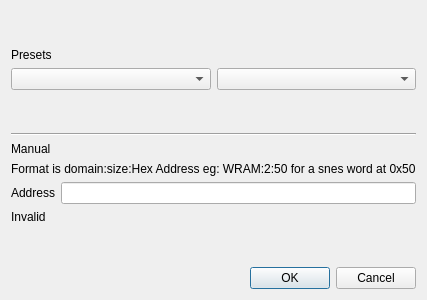
<?xml version="1.0" encoding="UTF-8"?>
<ui version="4.0">
 <class>TrainingConfigDialog</class>
 <widget class="QDialog" name="TrainingConfigDialog">
  <property name="geometry">
   <rect>
    <x>0</x>
    <y>0</y>
    <width>400</width>
    <height>300</height>
   </rect>
  </property>
  <property name="windowTitle">
   <string>Dialog</string>
  </property>
  <layout class="QVBoxLayout" name="verticalLayout">
   <item>
    <spacer name="verticalSpacer_2">
     <property name="orientation">
      <enum>Qt::Vertical</enum>
     </property>
     <property name="sizeHint" stdset="0">
      <size>
       <width>20</width>
       <height>40</height>
      </size>
     </property>
    </spacer>
   </item>
   <item>
    <widget class="QLabel" name="label">
     <property name="text">
      <string>Presets</string>
     </property>
    </widget>
   </item>
   <item>
    <layout class="QHBoxLayout" name="horizontalLayout_2">
     <item>
      <widget class="QComboBox" name="platformComboBox"/>
     </item>
     <item>
      <widget class="QComboBox" name="gameComboBox"/>
     </item>
    </layout>
   </item>
   <item>
    <spacer name="verticalSpacer_3">
     <property name="orientation">
      <enum>Qt::Vertical</enum>
     </property>
     <property name="sizeHint" stdset="0">
      <size>
       <width>20</width>
       <height>40</height>
      </size>
     </property>
    </spacer>
   </item>
   <item>
    <widget class="Line" name="line">
     <property name="orientation">
      <enum>Qt::Horizontal</enum>
     </property>
    </widget>
   </item>
   <item>
    <widget class="QLabel" name="label_2">
     <property name="text">
      <string>Manual</string>
     </property>
    </widget>
   </item>
   <item>
    <widget class="QLabel" name="label_3">
     <property name="text">
      <string>Format is domain:size:Hex Address eg: WRAM:2:50 for a snes word at 0x50</string>
     </property>
    </widget>
   </item>
   <item>
    <layout class="QHBoxLayout" name="horizontalLayout">
     <item>
      <widget class="QLabel" name="label_4">
       <property name="text">
        <string>Address</string>
       </property>
      </widget>
     </item>
     <item>
      <widget class="QLineEdit" name="lineEdit"/>
     </item>
    </layout>
   </item>
   <item>
    <widget class="QLabel" name="validLabel">
     <property name="text">
      <string>Invalid</string>
     </property>
    </widget>
   </item>
   <item>
    <spacer name="verticalSpacer">
     <property name="orientation">
      <enum>Qt::Vertical</enum>
     </property>
     <property name="sizeHint" stdset="0">
      <size>
       <width>20</width>
       <height>40</height>
      </size>
     </property>
    </spacer>
   </item>
   <item>
    <widget class="QDialogButtonBox" name="buttonBox">
     <property name="orientation">
      <enum>Qt::Horizontal</enum>
     </property>
     <property name="standardButtons">
      <set>QDialogButtonBox::Cancel|QDialogButtonBox::Ok</set>
     </property>
    </widget>
   </item>
  </layout>
 </widget>
 <resources/>
 <connections>
  <connection>
   <sender>buttonBox</sender>
   <signal>accepted()</signal>
   <receiver>TrainingConfigDialog</receiver>
   <slot>accept()</slot>
   <hints>
    <hint type="sourcelabel">
     <x>248</x>
     <y>254</y>
    </hint>
    <hint type="destinationlabel">
     <x>157</x>
     <y>274</y>
    </hint>
   </hints>
  </connection>
  <connection>
   <sender>buttonBox</sender>
   <signal>rejected()</signal>
   <receiver>TrainingConfigDialog</receiver>
   <slot>reject()</slot>
   <hints>
    <hint type="sourcelabel">
     <x>316</x>
     <y>260</y>
    </hint>
    <hint type="destinationlabel">
     <x>286</x>
     <y>274</y>
    </hint>
   </hints>
  </connection>
 </connections>
</ui>
